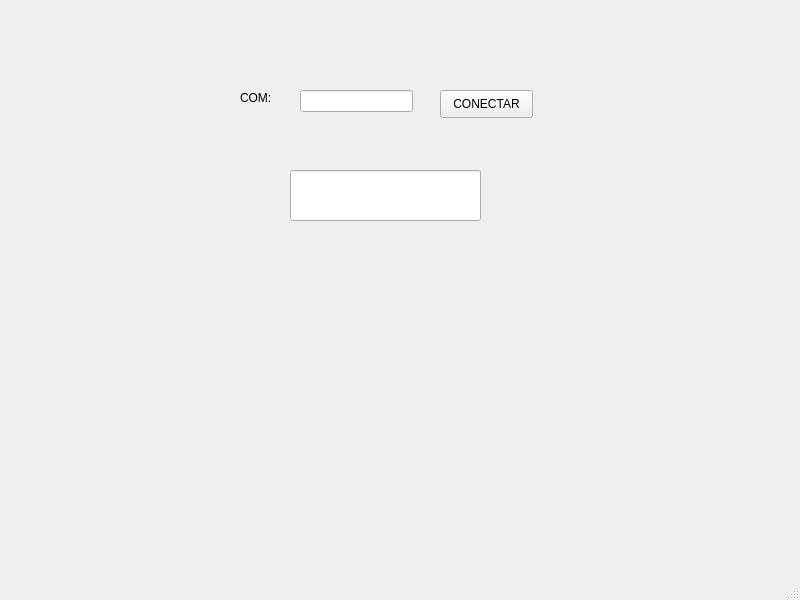
<?xml version="1.0" encoding="UTF-8"?>
<ui version="4.0">
 <class>MainWindow</class>
 <widget class="QMainWindow" name="MainWindow">
  <property name="geometry">
   <rect>
    <x>0</x>
    <y>0</y>
    <width>800</width>
    <height>600</height>
   </rect>
  </property>
  <property name="windowTitle">
   <string>MainWindow</string>
  </property>
  <widget class="QWidget" name="centralwidget">
   <widget class="QLabel" name="label">
    <property name="geometry">
     <rect>
      <x>240</x>
      <y>90</y>
      <width>55</width>
      <height>16</height>
     </rect>
    </property>
    <property name="text">
     <string>COM:</string>
    </property>
   </widget>
   <widget class="QLineEdit" name="txt_com">
    <property name="geometry">
     <rect>
      <x>300</x>
      <y>90</y>
      <width>113</width>
      <height>22</height>
     </rect>
    </property>
   </widget>
   <widget class="QPushButton" name="btn_conectar">
    <property name="geometry">
     <rect>
      <x>440</x>
      <y>90</y>
      <width>93</width>
      <height>28</height>
     </rect>
    </property>
    <property name="text">
     <string>CONECTAR</string>
    </property>
   </widget>
   <widget class="QLineEdit" name="tct_lineedit">
    <property name="geometry">
     <rect>
      <x>290</x>
      <y>170</y>
      <width>191</width>
      <height>51</height>
     </rect>
    </property>
   </widget>
  </widget>
  <widget class="QMenuBar" name="menubar">
   <property name="geometry">
    <rect>
     <x>0</x>
     <y>0</y>
     <width>800</width>
     <height>26</height>
    </rect>
   </property>
  </widget>
  <widget class="QStatusBar" name="statusbar"/>
 </widget>
 <resources/>
 <connections/>
</ui>
